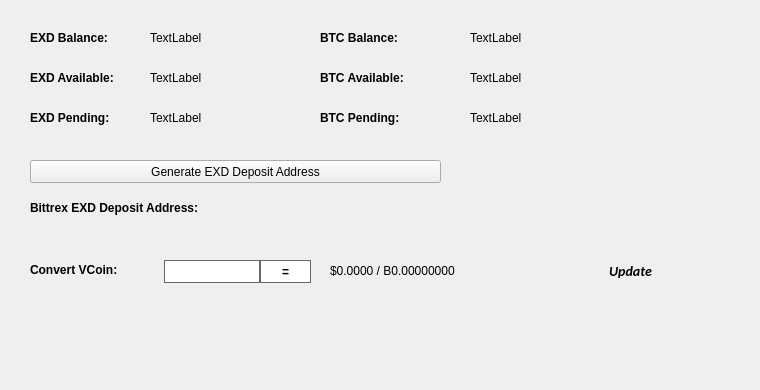
   <widget class="QWidget" name="BalanceTab">
    <attribute name="title">
     <string>Balance</string>
    </attribute>
    <widget class="QLabel" name="BitcoinBalanceLabel">
     <property name="geometry">
      <rect>
       <x>470</x>
       <y>30</y>
       <width>150</width>
       <height>16</height>
      </rect>
     </property>
     <property name="text">
      <string>TextLabel</string>
     </property>
    </widget>
    <widget class="QLabel" name="EXDBalanceLabel">
     <property name="geometry">
      <rect>
       <x>150</x>
       <y>30</y>
       <width>150</width>
       <height>16</height>
      </rect>
     </property>
     <property name="text">
      <string>TextLabel</string>
     </property>
    </widget>
    <widget class="QLabel" name="label_11">
     <property name="geometry">
      <rect>
       <x>30</x>
       <y>30</y>
       <width>101</width>
       <height>16</height>
      </rect>
     </property>
     <property name="font">
      <font>
       <weight>75</weight>
       <bold>true</bold>
      </font>
     </property>
     <property name="text">
      <string>EXD Balance:</string>
     </property>
    </widget>
    <widget class="QLabel" name="label_12">
     <property name="geometry">
      <rect>
       <x>320</x>
       <y>30</y>
       <width>101</width>
       <height>16</height>
      </rect>
     </property>
     <property name="font">
      <font>
       <weight>75</weight>
       <bold>true</bold>
      </font>
     </property>
     <property name="text">
      <string>BTC Balance:</string>
     </property>
    </widget>
    <widget class="QLabel" name="EXDAvailableLabel_2">
     <property name="geometry">
      <rect>
       <x>150</x>
       <y>70</y>
       <width>150</width>
       <height>16</height>
      </rect>
     </property>
     <property name="text">
      <string>TextLabel</string>
     </property>
    </widget>
    <widget class="QLabel" name="label_13">
     <property name="geometry">
      <rect>
       <x>30</x>
       <y>70</y>
       <width>111</width>
       <height>16</height>
      </rect>
     </property>
     <property name="font">
      <font>
       <weight>75</weight>
       <bold>true</bold>
      </font>
     </property>
     <property name="text">
      <string>EXD Available:</string>
     </property>
    </widget>
    <widget class="QLabel" name="label_14">
     <property name="geometry">
      <rect>
       <x>30</x>
       <y>110</y>
       <width>101</width>
       <height>16</height>
      </rect>
     </property>
     <property name="font">
      <font>
       <weight>75</weight>
       <bold>true</bold>
      </font>
     </property>
     <property name="text">
      <string>EXD Pending:</string>
     </property>
    </widget>
    <widget class="QLabel" name="EXDPendingLabel">
     <property name="geometry">
      <rect>
       <x>150</x>
       <y>110</y>
       <width>150</width>
       <height>16</height>
      </rect>
     </property>
     <property name="text">
      <string>TextLabel</string>
     </property>
    </widget>
    <widget class="QLabel" name="label_15">
     <property name="geometry">
      <rect>
       <x>320</x>
       <y>70</y>
       <width>111</width>
       <height>16</height>
      </rect>
     </property>
     <property name="font">
      <font>
       <weight>75</weight>
       <bold>true</bold>
      </font>
     </property>
     <property name="text">
      <string>BTC Available:</string>
     </property>
    </widget>
    <widget class="QLabel" name="BitcoinAvailableLabel">
     <property name="geometry">
      <rect>
       <x>470</x>
       <y>70</y>
       <width>150</width>
       <height>16</height>
      </rect>
     </property>
     <property name="text">
      <string>TextLabel</string>
     </property>
    </widget>
    <widget class="QLabel" name="label_31">
     <property name="geometry">
      <rect>
       <x>320</x>
       <y>110</y>
       <width>111</width>
       <height>16</height>
      </rect>
     </property>
     <property name="font">
      <font>
       <weight>75</weight>
       <bold>true</bold>
      </font>
     </property>
     <property name="text">
      <string>BTC Pending:</string>
     </property>
    </widget>
    <widget class="QLabel" name="BitcoinPendingLabel">
     <property name="geometry">
      <rect>
       <x>470</x>
       <y>110</y>
       <width>150</width>
       <height>16</height>
      </rect>
     </property>
     <property name="text">
      <string>TextLabel</string>
     </property>
    </widget>
    <widget class="QLabel" name="label_33">
     <property name="geometry">
      <rect>
       <x>30</x>
       <y>200</y>
       <width>221</width>
       <height>16</height>
      </rect>
     </property>
     <property name="font">
      <font>
       <weight>75</weight>
       <bold>true</bold>
      </font>
     </property>
     <property name="text">
      <string>Bittrex EXD Deposit Address:</string>
     </property>
    </widget>
    <widget class="QPushButton" name="GenDepositBTN">
     <property name="geometry">
      <rect>
       <x>30</x>
       <y>160</y>
       <width>411</width>
       <height>23</height>
      </rect>
     </property>
     <property name="text">
      <string>Generate EXD Deposit Address</string>
     </property>
     <property name="icon">
      <iconset resource="../exdex.qrc">
       <normaloff>:/icons/bitcoin</normaloff>:/icons/bitcoin</iconset>
     </property>
    </widget>
    <widget class="QLabel" name="DepositAddressLabel">
     <property name="geometry">
      <rect>
       <x>200</x>
       <y>200</y>
       <width>261</width>
       <height>16</height>
      </rect>
     </property>
     <property name="palette">
      <palette>
       <active>
        <colorrole role="WindowText">
         <brush brushstyle="SolidPattern">
          <color alpha="255">
           <red>0</red>
           <green>0</green>
           <blue>0</blue>
          </color>
         </brush>
        </colorrole>
        <colorrole role="Text">
         <brush brushstyle="SolidPattern">
          <color alpha="255">
           <red>0</red>
           <green>0</green>
           <blue>255</blue>
          </color>
         </brush>
        </colorrole>
       </active>
       <inactive>
        <colorrole role="WindowText">
         <brush brushstyle="SolidPattern">
          <color alpha="255">
           <red>0</red>
           <green>0</green>
           <blue>0</blue>
          </color>
         </brush>
        </colorrole>
        <colorrole role="Text">
         <brush brushstyle="SolidPattern">
          <color alpha="255">
           <red>0</red>
           <green>0</green>
           <blue>255</blue>
          </color>
         </brush>
        </colorrole>
       </inactive>
       <disabled>
        <colorrole role="WindowText">
         <brush brushstyle="SolidPattern">
          <color alpha="255">
           <red>120</red>
           <green>120</green>
           <blue>120</blue>
          </color>
         </brush>
        </colorrole>
        <colorrole role="Text">
         <brush brushstyle="SolidPattern">
          <color alpha="255">
           <red>120</red>
           <green>120</green>
           <blue>120</blue>
          </color>
         </brush>
        </colorrole>
       </disabled>
      </palette>
     </property>
     <property name="font">
      <font>
       <weight>75</weight>
       <bold>true</bold>
      </font>
     </property>
     <property name="text">
      <string/>
     </property>
     <property name="alignment">
      <set>Qt::AlignRight|Qt::AlignTrailing|Qt::AlignVCenter</set>
     </property>
     <property name="textInteractionFlags">
      <set>Qt::LinksAccessibleByMouse|Qt::TextSelectableByKeyboard|Qt::TextSelectableByMouse</set>
     </property>
    </widget>
    <widget class="QLabel" name="label_8">
     <property name="geometry">
      <rect>
       <x>460</x>
       <y>300</y>
       <width>281</width>
       <height>81</height>
      </rect>
     </property>
     <property name="text">
      <string/>
     </property>
     <property name="pixmap">
      <pixmap>:/images/bittrex</pixmap>
     </property>
    </widget>
    <widget class="QWidget" name="widgetConversion" native="true">
     <property name="geometry">
      <rect>
       <x>0</x>
       <y>250</y>
       <width>751</width>
       <height>43</height>
      </rect>
     </property>
     <property name="minimumSize">
      <size>
       <width>0</width>
       <height>43</height>
      </size>
     </property>
     <property name="styleSheet">
      <string notr="true"/>
     </property>
     <widget class="QPushButton" name="btnUpdateMarketData">
      <property name="geometry">
       <rect>
        <x>575</x>
        <y>0</y>
        <width>111</width>
        <height>41</height>
       </rect>
      </property>
      <property name="sizePolicy">
       <sizepolicy hsizetype="Expanding" vsizetype="Expanding">
        <horstretch>0</horstretch>
        <verstretch>0</verstretch>
       </sizepolicy>
      </property>
      <property name="font">
       <font>
        <family>calibri</family>
        <pointsize>-1</pointsize>
        <weight>75</weight>
        <italic>true</italic>
        <bold>true</bold>
       </font>
      </property>
      <property name="styleSheet">
       <string notr="true">margin:0px;text-align:center;padding:2px;border-radius:3px;font-style:italic;width:100px;font-size:14px;font-family:calibri;font-weight:600;</string>
      </property>
      <property name="text">
       <string>Update</string>
      </property>
      <property name="iconSize">
       <size>
        <width>150</width>
        <height>35</height>
       </size>
      </property>
      <property name="autoDefault">
       <bool>true</bool>
      </property>
      <property name="default">
       <bool>true</bool>
      </property>
     </widget>
     <widget class="QLabel" name="lblConvertVCoin">
      <property name="geometry">
       <rect>
        <x>30</x>
        <y>10</y>
        <width>131</width>
        <height>20</height>
       </rect>
      </property>
      <property name="styleSheet">
       <string notr="true"/>
      </property>
      <property name="text">
       <string>&lt;html&gt;&lt;head/&gt;&lt;body&gt;&lt;p&gt;&lt;span style=&quot; font-weight:600;&quot;&gt;Convert VCoin:&lt;/span&gt;&lt;/p&gt;&lt;/body&gt;&lt;/html&gt;</string>
      </property>
     </widget>
     <widget class="QLineEdit" name="txtConvertVCoinQty">
      <property name="geometry">
       <rect>
        <x>160</x>
        <y>10</y>
        <width>100</width>
        <height>23</height>
       </rect>
      </property>
      <property name="minimumSize">
       <size>
        <width>100</width>
        <height>23</height>
       </size>
      </property>
      <property name="maximumSize">
       <size>
        <width>100</width>
        <height>16777215</height>
       </size>
      </property>
      <property name="styleSheet">
       <string notr="true">border: 1px solid #61696c;margin-left:4px;</string>
      </property>
     </widget>
     <widget class="QPushButton" name="btnConvertEXD">
      <property name="geometry">
       <rect>
        <x>260</x>
        <y>10</y>
        <width>51</width>
        <height>23</height>
       </rect>
      </property>
      <property name="minimumSize">
       <size>
        <width>0</width>
        <height>23</height>
       </size>
      </property>
      <property name="styleSheet">
       <string notr="true">border:1px solid #61696c;background:white;font-weight:600;</string>
      </property>
      <property name="text">
       <string>=</string>
      </property>
     </widget>
     <widget class="QLabel" name="lblConvertVCoinResults">
      <property name="geometry">
       <rect>
        <x>330</x>
        <y>0</y>
        <width>201</width>
        <height>41</height>
       </rect>
      </property>
      <property name="styleSheet">
       <string notr="true"/>
      </property>
      <property name="text">
       <string>$0.0000 / B0.00000000</string>
      </property>
     </widget>
     <widget class="QLabel" name="iconOverviewUpdateWait">
      <property name="geometry">
       <rect>
        <x>670</x>
        <y>10</y>
        <width>24</width>
        <height>24</height>
       </rect>
      </property>
      <property name="text">
       <string/>
      </property>
      <property name="pixmap">
       <pixmap resource="../exdex.qrc">:/icons/transaction_1</pixmap>
      </property>
      <property name="scaledContents">
       <bool>true</bool>
      </property>
      <property name="alignment">
       <set>Qt::AlignCenter</set>
      </property>
     </widget>
    </widget>
   </widget>
